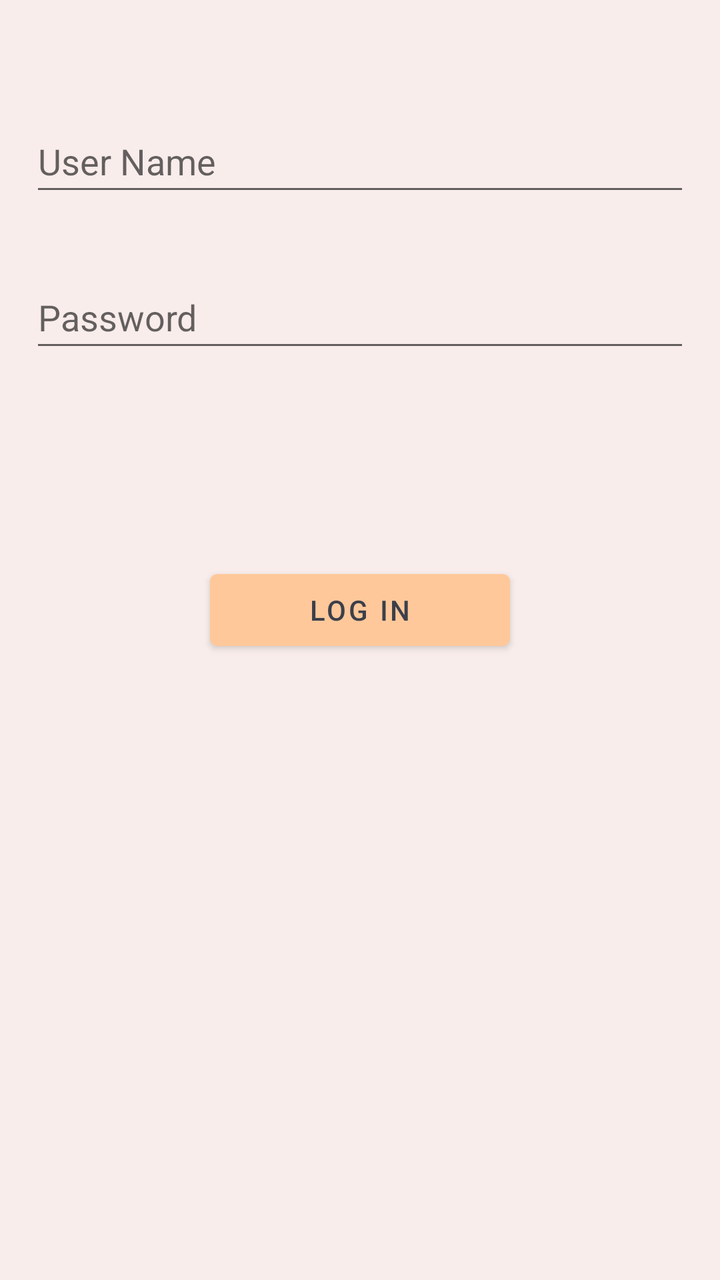
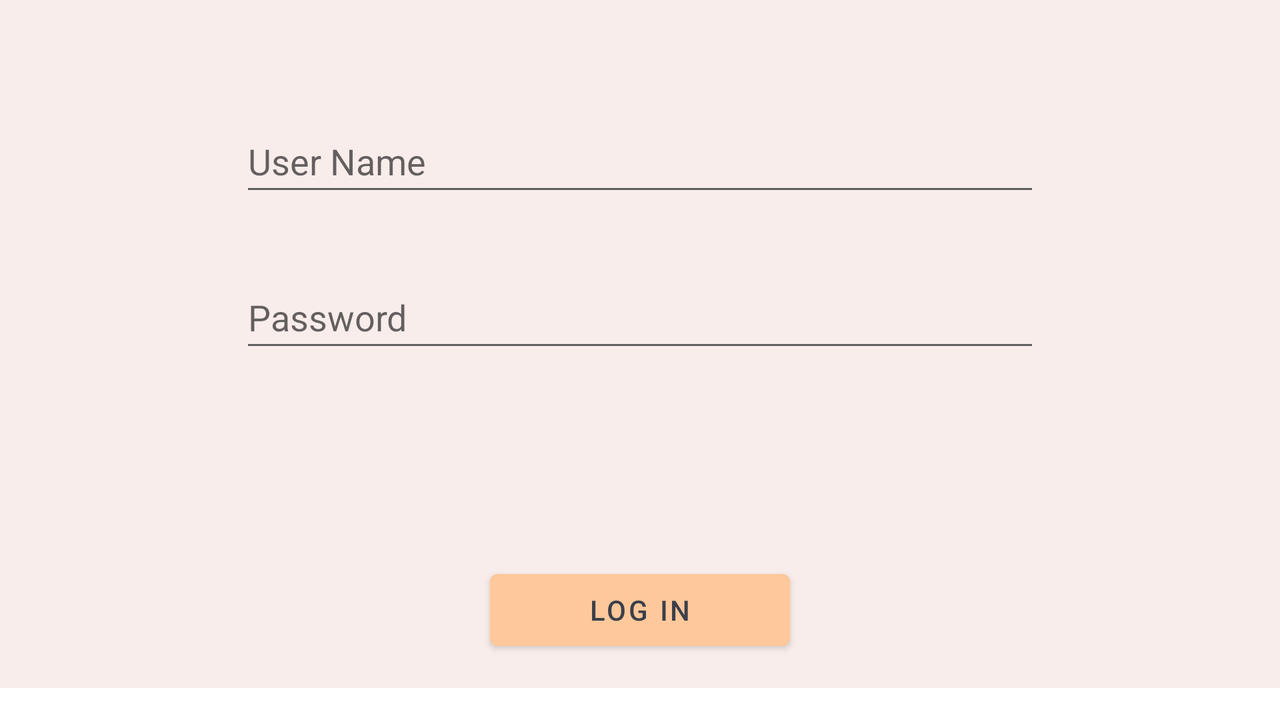

The same Android screen from two of the app's own layout files: first res/layout/ as a phone draws it, then the repository's variant for another configuration, drawn on a device whose configuration selects that folder. Both files follow.
<!-- AndroidManifest.xml: application theme Theme.PersonalCookbookApp -->
<!-- res/layout/activity_login.xml -->
<?xml version="1.0" encoding="utf-8"?>
<RelativeLayout xmlns:android="http://schemas.android.com/apk/res/android"
    xmlns:app="http://schemas.android.com/apk/res-auto"
    xmlns:tools="http://schemas.android.com/tools"
    android:id="@+id/container"
    android:layout_width="match_parent"
    android:layout_height="match_parent"
    android:padding="15dp"
    android:background="@color/seashell"
    tools:context=".ui.login.LoginActivity">

    <EditText
        android:layout_width="400dp"
        android:layout_height="48dp"
        android:id="@+id/username_login"
        android:hint="@string/user_name"
        android:layout_marginTop="40dp"
        android:autofillHints="username"

        android:inputType="textPersonName" />

    <EditText
        android:layout_width="400dp"
        android:layout_height="48dp"
        android:id="@+id/password_login"
        android:hint="@string/password"
        android:layout_marginTop="30dp"
        android:layout_below="@+id/username_login"
        android:autofillHints="password"
        android:inputType="textPassword" />

    <Button
        android:layout_width="150dp"
        android:layout_height="wrap_content"
        android:id="@+id/btn_login"
        android:layout_centerHorizontal="true"
        android:text="@string/log_in_now"
        android:layout_below="@+id/password_login"
        android:backgroundTint="@color/peach"
        android:layout_marginTop="100dp"/>

</RelativeLayout>
<!-- resources referenced by this layout -->
<resources>
  <color name="peach">#fec89a</color>
  <color name="seashell">#f8edeb</color>
  <string name="log_in_now">Log In</string>
  <string name="password">Password</string>
  <string name="user_name">User Name</string>
  <style name="Theme.PersonalCookbookApp" parent="Theme.MaterialComponents.DayNight.DarkActionBar">
          
          <item name="colorPrimary">@color/champagne_pink</item>
          <item name="colorPrimaryVariant">@color/apricot</item>
          <item name="colorOnPrimary">@color/dark_gray</item>
          
          <item name="colorSecondary">@color/pale_dogwood</item>
          <item name="colorSecondaryVariant">@color/melon</item>
          <item name="colorOnSecondary">@color/white</item>
          
          <item name="android:statusBarColor">?attr/colorPrimaryVariant</item>
          
      </style>
  <color name="champagne_pink">#ffe5d9</color>
  <color name="apricot">#ffd7ba</color>
  <color name="dark_gray">#3C3F4A</color>
  <color name="pale_dogwood">#fcd5ce</color>
  <color name="melon">#fec5bb</color>
  <color name="white">#FFFFFFFF</color>
</resources>
<!-- res/layout-land/activity_login.xml (the repository's variant of the layout above) -->
<!-- drawn on the phone turned sideways -->
<?xml version="1.0" encoding="utf-8"?>
<ScrollView xmlns:android="http://schemas.android.com/apk/res/android"
    android:layout_width="match_parent"
    android:layout_height="match_parent"
    xmlns:tools="http://schemas.android.com/tools"
    tools:context=".ui.login.LoginActivity"
    android:id="@+id/container">

    <RelativeLayout
        android:layout_width="match_parent"
        android:layout_height="wrap_content"
        android:padding="15dp"
        android:background="@color/seashell">

        <EditText
            android:layout_width="400dp"
            android:layout_height="48dp"
            android:id="@+id/username_login"
            android:hint="@string/user_name"
            android:layout_marginTop="40dp"
            android:autofillHints="username"
            android:layout_centerHorizontal="true"
            android:inputType="textPersonName" />

        <EditText
            android:layout_width="400dp"
            android:layout_height="48dp"
            android:id="@+id/password_login"
            android:hint="@string/password"
            android:layout_marginTop="30dp"
            android:layout_below="@+id/username_login"
            android:autofillHints="password"
            android:layout_centerHorizontal="true"
            android:inputType="textPassword" />

        <Button
            android:layout_width="150dp"
            android:layout_height="wrap_content"
            android:id="@+id/btn_login"
            android:layout_centerHorizontal="true"
            android:text="@string/log_in_now"
            android:layout_below="@+id/password_login"
            android:backgroundTint="@color/peach"
            android:layout_marginTop="100dp"/>

    </RelativeLayout>

</ScrollView>
